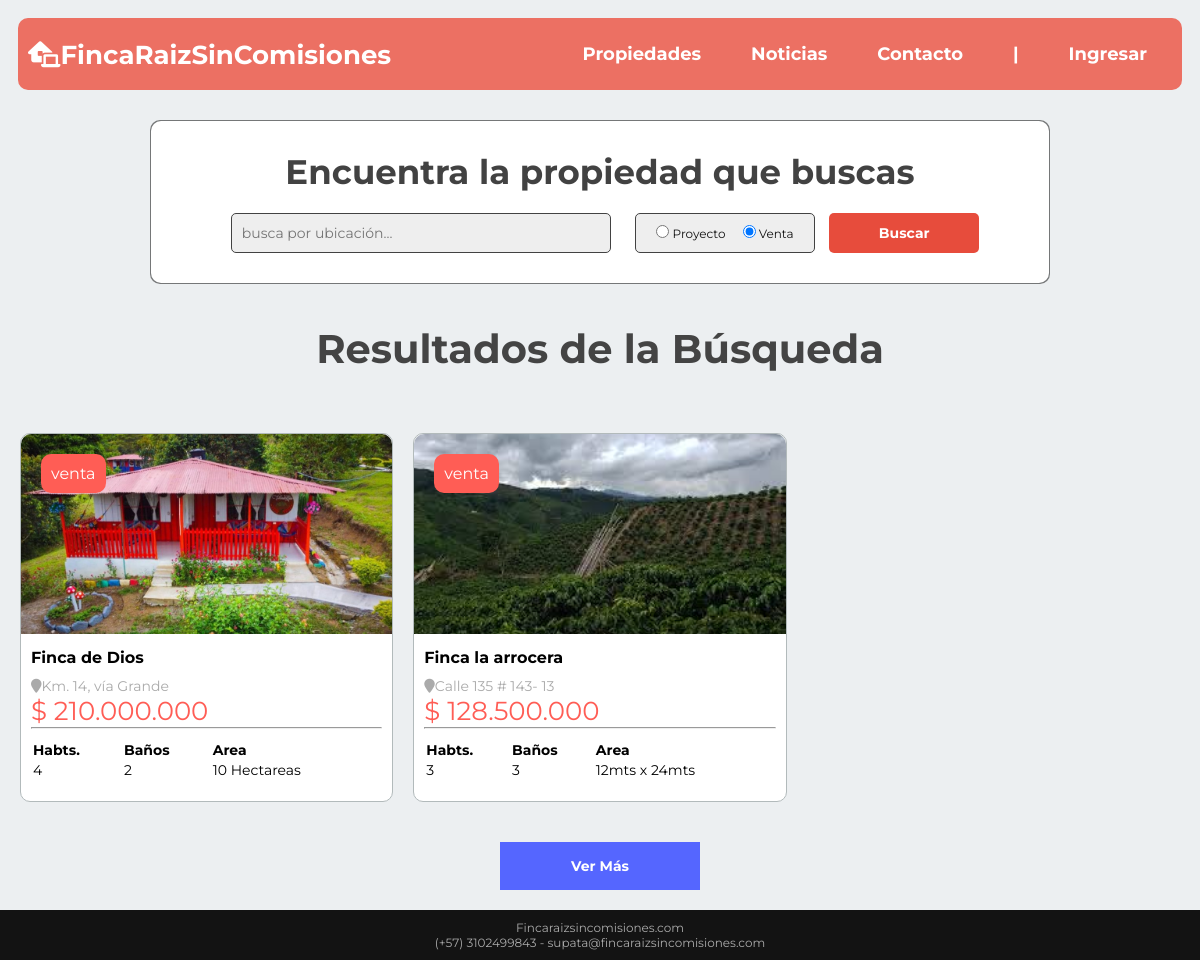
Screenshot of /propiedades.php with the database file from the repository.
### tables this page shows
CREATE TABLE `propiedades` (
  `id` varchar(20) NOT NULL,
  `fecha_alta` date NOT NULL,
  `titulo` varchar(100) NOT NULL,
  `descripcion` text NOT NULL,
  `tipo` int(11) NOT NULL,
  `estado` varchar(15) NOT NULL,
  `ubicacion` varchar(200) NOT NULL,
  `habitaciones` varchar(2) NOT NULL,
  `banios` varchar(2) NOT NULL,
  `pisos` varchar(1) NOT NULL,
  `garage` varchar(2) NOT NULL,
  `dimensiones` varchar(50) NOT NULL,
  `precio` int(11) NOT NULL,
  `moneda` varchar(5) NOT NULL,
  `url_foto_principal` varchar(200) NOT NULL,
  `pais` int(11) NOT NULL,
  `ciudad` int(11) NOT NULL,
  `propietario` varchar(100) NOT NULL,
  `telefono_propietario` varchar(50) NOT NULL,
  `agua` varchar(2) DEFAULT NULL,
  `luz` varchar(2) DEFAULT NULL,
  `gas` varchar(2) DEFAULT NULL,
  `internet` varchar(2) DEFAULT NULL,
  `clima` varchar(300) DEFAULT NULL,
  `documentos_transferencia` varchar(300) DEFAULT NULL,
  `video_url` text DEFAULT NULL,
  `recorrido_360_url` varchar(300) DEFAULT NULL,
  `permuta` varchar(2) NOT NULL,
  `ubicacion_url` text NOT NULL
);

CREATE TABLE `configuracion` (
  `id` int(11) NOT NULL,
  `propiedad1` int(11) DEFAULT NULL,
  `propiedad2` int(11) DEFAULT NULL,
  `propiedad3` int(11) DEFAULT NULL,
  `propiedad4` int(11) DEFAULT NULL,
  `propiedad5` int(11) DEFAULT NULL,
  `propiedad6` int(11) DEFAULT NULL,
  `oficina_central` varchar(400) DEFAULT NULL,
  `telefono1` varchar(100) DEFAULT NULL,
  `telefono2` varchar(100) DEFAULT NULL,
  `email_contacto` varchar(100) DEFAULT NULL,
  `horarios` varchar(200) DEFAULT NULL,
  `mapa` varchar(300) DEFAULT NULL,
  `facebook` varchar(100) DEFAULT NULL,
  `twitter` varchar(200) DEFAULT NULL,
  `tipo_visualizacion_propiedades` varchar(1) DEFAULT NULL,
  `user` varchar(50) DEFAULT NULL,
  `password` varchar(20) DEFAULT NULL,
  `email_administrador` varchar(100) DEFAULT NULL
);

### funciones.php (called while the page is built, shortened)
<?php
function obtenerConfiguracion()
{
    include("admin/conexion.php");
    $query = "SELECT COUNT(*) AS total FROM configuracion";
    $result = mysqli_query($conn, $query);
    $row = mysqli_fetch_assoc($result);
    $query = "SELECT * FROM configuracion WHERE id='1'";
    $result = mysqli_query($conn, $query);
    $config = mysqli_fetch_assoc($result);
    return $config;
}
function pluralToSingular($word) {
    return $word;
}
function realizarBusqueda($id_ciudad, $id_tipo, $estado, $busqueda)
{
    include("admin/conexion.php");
    $busqueda = strtolower(trim($busqueda));
    $query = "SELECT * FROM propiedades WHERE 1=1";
    if (empty($busqueda)) {
        $estado = !empty($estado) ? $estado : 'Venta';
        $query .= " AND estado = '$estado'";
    }
    if (!empty($estado)) {
        $query .= " AND estado = '$estado'";
    }
    $resultado_propiedades = mysqli_query($conn, $query);
    return $resultado_propiedades;
}

### propiedades.php (the view, shortened to what this page needs)
<?php
include("funciones.php");
$limInferior = 0;
$config = obtenerConfiguracion();
$busqueda = isset($_GET['busqueda']) ? trim($_GET['busqueda']) : '';
$id_ciudad = isset($_GET['ciudad']) ? $_GET['ciudad'] : '';
$id_tipo = isset($_GET['tipo']) ? $_GET['tipo'] : '';
$estado = isset($_GET['estado']) ? $_GET['estado'] : 'Venta';
$result_busqueda = null;
if ($id_ciudad || $id_tipo || $estado || $busqueda) {
    $result_busqueda = realizarBusqueda($id_ciudad, $id_tipo, $estado, $busqueda);
} else {
    $result_busqueda = cargarPropiedades($limInferior, $busqueda);
}
?>
<!DOCTYPE html>
<html lang="es">
<head>
    <link rel="stylesheet" href="https://cdnjs.cloudflare.com/ajax/libs/font-awesome/6.0.0/css/all.min.css" />
    <link rel="stylesheet" href="estilo.css">
</head>
<body class="page-propiedades">
    <div class="container">
        <?php include("header.php"); ?>
        <div class="box-buscar-propiedades pos-centrada">
            <div class="box-interior">
                <p>Encuentra la propiedad que buscas</p>
                <form action="<?php echo $_SERVER['PHP_SELF'] ?>" method="get">
                    <input type="text" name="busqueda" id="busqueda" placeholder="Busca por ubicación..."
                        class="input-buscar" value="<?php echo htmlspecialchars($busqueda); ?>" style="text-transform: lowercase;">
                    <div class="estado">
                        <span>
                            <input type="radio" value="Proyecto" name="estado" <?php echo ($estado == 'Proyecto') ? 'checked' : ''; ?>> Proyecto
                        </span>
                        <span>
                            <input type="radio" value="Venta" name="estado" <?php echo ($estado == 'Venta') ? 'checked' : ''; ?>> Venta
                        </span>
                    </div>
                    <input type="submit" value="Buscar" name="buscar">
                </form>
            </div>
        </div>
        <h2 class="titulo-seccion">
            <?php if ($busqueda || $id_ciudad || $id_tipo || $estado): ?>
                <b>Resultados de la Búsqueda</b>
            <?php else: ?>
                <b>Propiedades Destacadas</b>
            <?php endif; ?>
        </h2>
        <div class="contenedor-propiedades" id="contenedor-propiedades">
            <?php if ($result_busqueda && mysqli_num_rows($result_busqueda) > 0): ?>
                <?php while ($propiedad = mysqli_fetch_assoc($result_busqueda)) : ?>
                    <form action="publicacion.php" method="get" id="<?php echo $propiedad['id'] ?>">
                        <div class="contenedor-propiedad" onclick="document.getElementById('<?php echo $propiedad['id'] ?>').submit();">
                            <div class="contenedor-img">
                                <img src="<?php echo 'admin/' . $propiedad['url_foto_principal'] ?>" alt="">
                                <div class="estado">
                                    <?php echo $propiedad['estado'] ?>
                                </div>
                            </div>
                            <div class="info">
                                <h2><?php echo $propiedad['titulo'] ?></h2>
                                <p><i class="fa-solid fa-location-pin"></i><?php echo $propiedad['ubicacion'] ?></p>
                                <span class="precio"><?php echo $propiedad['moneda'] ?> <?php echo number_format($propiedad['precio'], 0, '', '.') ?></span>
                                <hr>
                                <table>
                                    <tr>
                                        <th>Habts.</th>
                                        <th>Baños</th>
                                        <th>Area</th>
                                    </tr>
                                    <tr>
                                        <td><?php echo $propiedad['habitaciones'] ?></td>
                                        <td><?php echo $propiedad['banios'] ?></td>
                                        <td><?php echo $propiedad['dimensiones'] ?></td>
                                    </tr>
                                </table>
                            </div>
                        </div>
                    </form>
                <?php endwhile ?>
            <?php endif; ?>
        </div>
        <button value="0" onclick="cargarMasPropiedades(this.value)" id="botonCargarMas"> Ver Más</button>
    </div>
    <footer class="inferior">
        <?php include("contenido-footer.php") ?>
    </footer>
</body>
</html>

### header.php (shortened to what this page needs)
<div class="contenedor-header">
    <header>
        <div class="logo">
            <a href="index.php">
                <h1><i class="fa-solid fa-house-laptop"></i>FincaRaizSinComisiones</h1>
            </a>
        </div>
        <nav class="" id="nav">
            <a href="propiedades.php">Propiedades</a>
            <a href="#">Noticias</a>
            <a href="contacto.php">Contacto</a>
            <span>|</span>
            <a href="admin/login.php">Ingresar</a>
        </nav>
    </header>
</div>

### contenido-footer.php (shortened to what this page needs)
<!DOCTYPE html>
<html lang="en">
<head>
    <link rel="stylesheet" href="estilo.css">
</head>
<body>
    <footer class="footer-inicio">
        Fincaraizsincomisiones.com</b> <br>
        <?php echo $config['telefono1'] . " - " . $config['email_contacto'] ?>
    </footer>
</body>
</html>

### estilo.css (style rules this page uses)
* { margin: 0; padding: 0; box-sizing: border-box; font-family: 'Montserrat', sans-serif; }
body { background-color: #eceff1; }
.contenedor-header { background: #ec7063; width: 97%; margin: 1.5% auto; border-radius: 10px; }
.contenedor-header .logo, .contenedor-header nav { width: 100%; }
.contenedor-header .logo a { text-decoration: none; color: #fff; }
.contenedor-header .logo h1 { font-size: 26px; line-height: 26px; font-weight: bold; }
.contenedor-header nav { display: flex; justify-content: space-evenly; }
.contenedor-header header { max-width: 1200px; margin: auto; display: flex; justify-content: space-between; align-items: center; padding: 10px; color: #fff; }
.contenedor-header nav span { font-size: 18px; padding: 5px 15px; color: #fff; display: inline-block; text-decoration: none; font-weight: bold; border-radius: 5px; margin: 10px 10px; }
.contenedor-header nav a { font-size: 18px; padding: 5px 15px; color: #fff; display: inline-block; text-decoration: none; font-weight: bold; border-radius: 5px; margin: 10px 10px; }
.pos-centrada { margin: 30px auto; }
.box-buscar-propiedades { max-width: 900px; width: 100%; background: rgba(0, 0, 0, 0.5); padding: 1px; bottom: 100px; border-radius: 10px; }
.box-buscar-propiedades .box-interior { background-color: #fff; padding: 30px; text-align: center; border-radius: 10px; }
.box-buscar-propiedades .box-interior p { color: #424242; font-size: 34px; font-weight: bold; margin-bottom: 20px; }
.box-buscar-propiedades .box-interior input[type="text"] { width: 380px; background-color: #eee; color: #131313; border: 1px solid #424242; padding: 10px; font-size: 14px; margin: 0 10px; border-radius: 5px; }
.box-buscar-propiedades .box-interior input[type="submit"] { width: 150px; padding: 11px; font-size: 14px; font-weight: bold; background-color: #e74c3c; color: #fff; border-radius: 5px; border: none; cursor: pointer; transition: .5s; }
.box-buscar-propiedades .box-interior input[type="radio"] { font-size: 14px; }
.box-buscar-propiedades .box-interior .estado { width: 180px; background-color: #eee; color: #131313; border: 1px solid #424242; border-radius: 5px; padding: 11px; margin: 0 10px; font-size: 12px; display: inline-block; }
.box-buscar-propiedades .box-interior .estado span { margin: 0 7px; }
.page-propiedades .contenedor-propiedades { display: grid; grid-template-columns: repeat(3, 1fr); gap: 20px; padding: 20px; max-width: 1200px; margin: auto; overflow: hidden; }
.page-propiedades .titulo-seccion { text-align: center; color: #444; font-size: 40px; margin-bottom: 40px; margin-top: 40px; }
.page-propiedades .contenedor-propiedad { background-color: #fff; border-radius: 10px; transition: transform .5s; padding-bottom: 10px; border: 1px solid #b2babb; }
.page-propiedades .contenedor-propiedad .contenedor-img { width: 100%; position: relative; }
.page-propiedades .contenedor-propiedad .contenedor-img .estado { position: absolute; top: 20px; left: 20px; background-color: #ff5d55; color: #fff; padding: 10px 10px; border-radius: 10px; }
.page-propiedades .contenedor-propiedad .contenedor-img img { object-fit: cover; width: 100%; height: 200px; border-top-left-radius: 10px; border-top-right-radius: 10px; }
.page-propiedades .contenedor-propiedad .info { padding: 0 10px; }
.page-propiedades .contenedor-propiedad h2 { font-size: 16px; margin: 10px 0; }
.page-propiedades .contenedor-propiedad p { font-size: 14px; color: #aaa; }
.page-propiedades .contenedor-propiedad .precio { font-size: 26px; color: #ff5d55; margin: 5px 0; }
.page-propiedades .contenedor-propiedad table { width: 100%; font-size: 14px; text-align: left; margin: 10px 0; }
.page-propiedades #botonCargarMas { display: block; width: 200px; margin: 20px auto; padding: 15px; font-size: 14px; font-weight: bold; background-color: #5566ff; color: #fff; border: none; cursor: pointer; transition: .5s; }
footer { width: 100%; background-color: #131313; color: #aaa; text-align: center; font-size: 12px; padding: 5px 0; }

### rows the page displays
propiedades: url_foto_principal (picture), estado "venta", titulo "Finca de Dios", ubicacion "Km. 14, vía Grande", moneda "$", precio "210.000.000", habitaciones "4", banios "2", dimensiones "10 Hectareas"
propiedades: url_foto_principal (picture), estado "venta", titulo "Finca la arrocera", ubicacion "Calle 135 # 143- 13", moneda "$", precio "128.500.000", habitaciones "3", banios "3", dimensiones "12mts x 24mts"
configuracion: telefono1 "(+57) 3102499843", email_contacto "supata@fincaraizsincomisiones.com"
